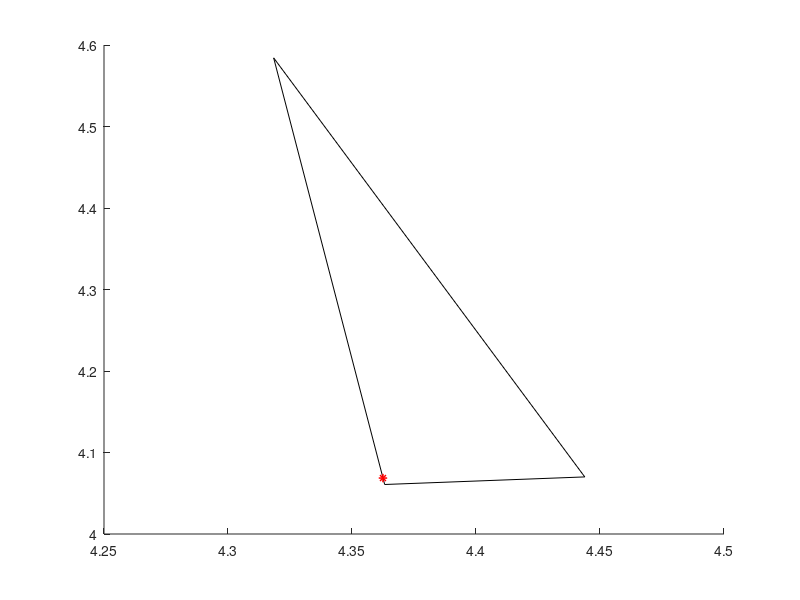

This figure's MATLAB source:
clc;
close all;
clear all;
Trajectory = [4.3625141228728834263961289252620190382004, 4.0685123187455038973325827100779861211777
	4.3624503326847676731858882703818380832672, 4.0687809285689295890620087448041886091232];

Nodes = [4.3184086814373792151400266448035836219788, 4.5842007664822617130084836389869451522827
	4.3631786255930240514544493635185062885284, 4.0607428380394186007151802186854183673859
	4.4438504681833634890608664136379957199097, 4.0700471392238792844864292419515550136566];

Triangles = [1:size(Nodes, 1)];
Triangles = reshape(Triangles, 3, size(Nodes, 1) / 3);
Triangles = Triangles';

Nodes_p = [-2.5737504528160863870311914070043712854385, -22.2600276131531238377192494226619601249695
	-4.7202050335315748341713515401352196931839, -26.0295467870682344369015481788665056228638
	-1.1136927639237106379965780433849431574345, -21.9349287431576378537556593073531985282898
    	-2.5737504528160863870311914070043712854385, -22.2600276131531238377192494226619601249695
	-6.4340483295061519086743828665930777788162, -27.7902213504845079228289250750094652175903
	-4.7202050335315748341713515401352196931839, -26.0295467870682344369015481788665056228638];

Triangles_p = [1:size(Nodes_p, 1)];
Triangles_p = reshape(Triangles_p, 3, size(Nodes_p, 1) / 3);
Triangles_p = Triangles_p';

figure(1)
% xlim([8.853 8.862])
% ylim([-31.482 -31.477])
patch('Vertices', Nodes, 'Faces', Triangles, 'FaceVertexCData', zeros(size(Nodes, 1), 1), 'FaceColor', ...
    'interp', 'EdgeAlpha', 1, 'facealpha', 0); hold on
plot(Trajectory(:, 1), Trajectory(:, 2), '*-r'); hold on
%patch('Vertices', Nodes_p, 'Faces', Triangles_p, 'FaceVertexCData', zeros(size(Nodes_p, 1), 1), 'FaceColor', ...
 %   'interp', 'EdgeAlpha', 1, 'facealpha', 0, 'edgecolor', 'b'); hold on

%Trajectory = [-11.5589639966823973793452751124277710914612, -17.6585291806228106281650980236008763313293
%-11.5576543308430466083791543496772646903992, -17.3022251055832114730037574190646409988403];
%plot(Trajectory(:, 1), Trajectory(:, 2), '^-g'); hold on
% 
%plot(2.2019196616488989626247985142981633543968, 36.3059710278427729690520209260284900665283, 'ob'); hold on
% 
% Trajectory2f = [2.2019196616488989626247985142981633543968, 36.3059710278427729690520209260284900665283
% 2.2083386939577325236427896015811711549759, 36.3059745889330471868561289738863706588745];
% plot(Trajectory2f(:, 1), Trajectory2f(:, 2), 'x-g'); hold on
% 
% Trajectory2f = [2.2019196616541121258592283993493765592575, 36.3059710278482725698268041014671325683594
% 2.1955006368625031853980544838123023509979, 36.3059814739461188537461566738784313201904];
% plot(Trajectory2f(:, 1), Trajectory2f(:, 2), 'x-cyan'); hold on
% 
% scatter(2.2019196616541072408779200486605986952782, 36.3059710278403642291777941863983869552612, '+');